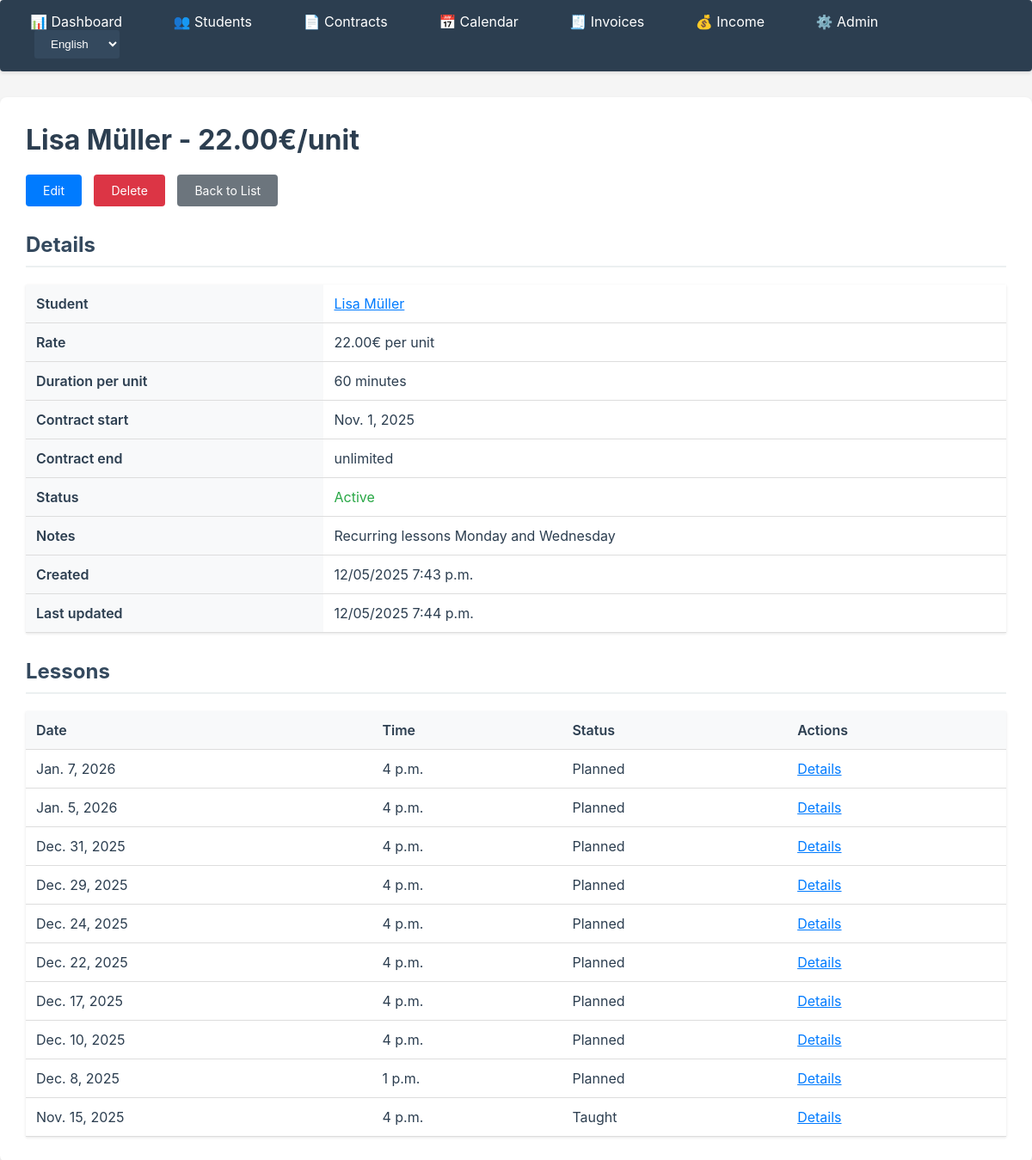
/contracts/15/, run on an earlier commit of the app's database.
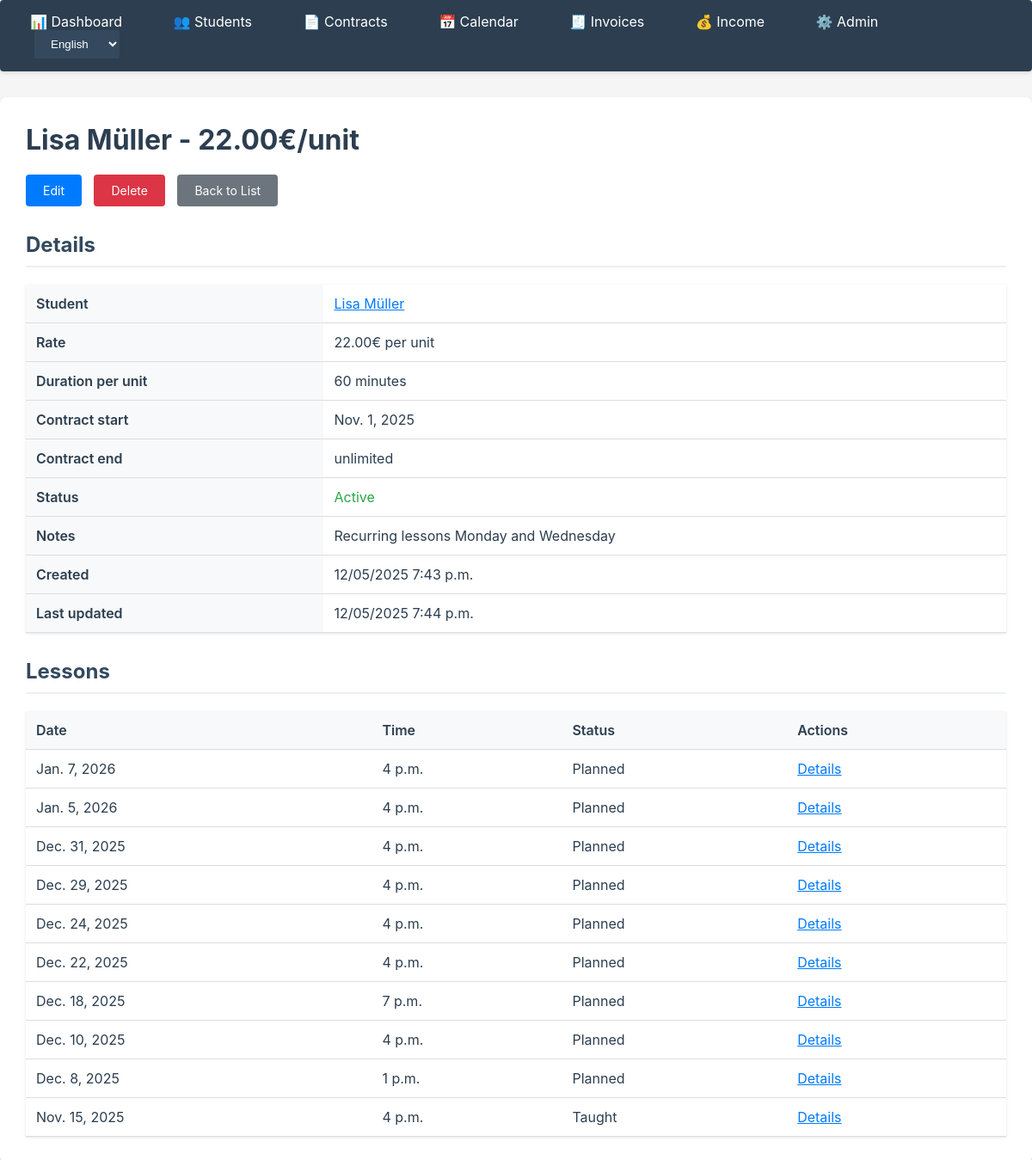
And on a later commit of the database.
### apps/lessons/models.py (models this page shows, shortened)
class Lesson(models.Model):
    STATUS_CHOICES = [
        ('planned', _('Planned')),
        ('taught', _('Taught')),
        ('cancelled', _('Cancelled')),
        ('paid', _('Paid')),
    ]
    contract = models.ForeignKey(
        Contract,
        on_delete=models.CASCADE,
        related_name='lessons',
        help_text=_("Associated contract")
    )
    date = models.DateField(help_text=_("Lesson date"))
    start_time = models.TimeField(help_text=_("Start time"))
    duration_minutes = models.PositiveIntegerField(
        validators=[MinValueValidator(1)],
        help_text=_("Duration in minutes")
    )
    status = models.CharField(
        max_length=20,
        choices=STATUS_CHOICES,
        default='planned',
        help_text=_("Lesson status")
    )
    travel_time_before_minutes = models.PositiveIntegerField(
        default=0,
        help_text=_("Travel time before in minutes")
    )
    travel_time_after_minutes = models.PositiveIntegerField(
        default=0,
        help_text=_("Travel time after in minutes")
    )
    notes = models.TextField(
        blank=True,
        null=True,
        help_text=_("Notes for the lesson")
    )
    created_at = models.DateTimeField(auto_now_add=True)
    updated_at = models.DateTimeField(auto_now=True)
    class Meta:
        ordering = ['-date', '-start_time']
        verbose_name = _('Lesson')
        verbose_name_plural = _('Lessons')
        indexes = [
            models.Index(fields=['date', 'start_time']),
            models.Index(fields=['status']),
        ]

### apps/contracts/views.py (the view)
# urls.py: path('<int:pk>/', views.ContractDetailView.as_view(), name='detail'),
class ContractDetailView(DetailView):
    model = Contract
    template_name = 'contracts/contract_detail.html'
    context_object_name = 'contract'

### apps/contracts/models.py (called while the page is built)
    def __str__(self):
        from django.utils.translation import gettext as _
        institute_str = f" ({self.institute})" if self.institute else ""
        return f"{self.student} - {self.hourly_rate}€/{_('unit')}{institute_str}"

### apps/students/models.py (called while the page is built)
    def __str__(self):
        return f"{self.first_name} {self.last_name}"

    @property
    def full_name(self):
        return f"{self.first_name} {self.last_name}"

### apps/contracts/templates/contracts/contract_detail.html (shortened to what this page needs)
{% extends 'core/base.html' %}
{% load i18n %}
{% block content %}
<h1>{{ contract }}</h1>
<div class="btn-group">
    <a href="{% url 'contracts:update' contract.pk %}" class="btn">{% trans "Edit" %}</a>
    <a href="{% url 'contracts:delete' contract.pk %}" class="btn btn-danger">{% trans "Delete" %}</a>
    <a href="{% url 'contracts:list' %}" class="btn btn-secondary">{% trans "Back to List" %}</a>
</div>
<h2>{% trans "Details" %}</h2>
<table>
    <tr><th>{% trans "Student" %}</th><td><a href="{% url 'students:detail' contract.student.pk %}">{{ contract.student.full_name }}</a></td></tr>
    <tr><th>{% trans "Rate" %}</th><td>{% blocktrans with rate=contract.hourly_rate %}{{ rate }}€ per unit{% endblocktrans %}</td></tr>
    <tr><th>{% trans "Duration per unit" %}</th><td>{% blocktrans with minutes=contract.unit_duration_minutes %}{{ minutes }} minutes{% endblocktrans %}</td></tr>
        <tr><th>{% trans "Contract start" %}</th><td>{{ contract.start_date }}</td></tr>
        <tr><th>{% trans "Contract end" %}</th><td>{{ contract.end_date|default:_("unlimited") }}</td></tr>
        <tr><th>{% trans "Status" %}</th><td>{% if contract.is_active %}<span style="color: #28a745;">{% trans "Active" %}</span>{% else %}<span style="color: #495057;">{% trans "Inactive" %}</span>{% endif %}</td></tr>
    {% if contract.notes %}<tr><th>{% trans "Notes" %}</th><td>{{ contract.notes }}</td></tr>{% endif %}
    <tr><th>{% trans "Created" %}</th><td>{{ contract.created_at|date:"SHORT_DATETIME_FORMAT" }}</td></tr>
    <tr><th>{% trans "Last updated" %}</th><td>{{ contract.updated_at|date:"SHORT_DATETIME_FORMAT" }}</td></tr>
</table>
<h2>{% trans "Lessons" %}</h2>
{% if contract.lessons.all %}
<table>
    <thead>
        <tr>
            <th>{% trans "Date" %}</th>
            <th>{% trans "Time" %}</th>
            <th>{% trans "Status" %}</th>
            <th>{% trans "Actions" %}</th>
        </tr>
    </thead>
    <tbody>
        {% for lesson in contract.lessons.all %}
        <tr>
            <td>{{ lesson.date }}</td>
            <td>{{ lesson.start_time }}</td>
            <td>{{ lesson.get_status_display }}</td>
            <td><a href="{% url 'lessons:detail' lesson.pk %}">{% trans "Details" %}</a></td>
        </tr>
        {% endfor %}
    </tbody>
</table>
{% else %}
<div class="empty-state">
    <p>{% trans "No lessons available for this contract." %}</p>
</div>
{% endif %}
{% endblock %}

What changed in the data, as far as the page shows it:
changed Lesson: date "Dec. 17, 2025" → "Dec. 18, 2025"; start_time "4 p.m." → "7 p.m."
